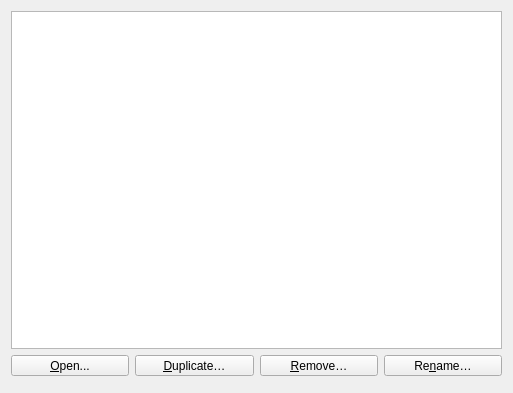
<?xml version="1.0" encoding="UTF-8"?>
<ui version="4.0">
 <class>Qgs3DViewsManagerDialog</class>
 <widget class="QDialog" name="Qgs3DViewsManagerDialog">
  <property name="geometry">
   <rect>
    <x>0</x>
    <y>0</y>
    <width>513</width>
    <height>393</height>
   </rect>
  </property>
  <property name="windowTitle">
   <string>3D Map Views Manager</string>
  </property>
  <layout class="QGridLayout" name="gridLayout_3">
   <item row="0" column="0" colspan="4">
    <widget class="QListView" name="m3DViewsListView">
     <property name="selectionMode">
      <enum>QAbstractItemView::ExtendedSelection</enum>
     </property>
     <property name="selectionBehavior">
      <enum>QAbstractItemView::SelectRows</enum>
     </property>
    </widget>
   </item>
   <item row="1" column="3">
    <widget class="QToolButton" name="mRenameButton">
     <property name="sizePolicy">
      <sizepolicy hsizetype="Preferred" vsizetype="Fixed">
       <horstretch>0</horstretch>
       <verstretch>0</verstretch>
      </sizepolicy>
     </property>
     <property name="text">
      <string>Re&amp;name…</string>
     </property>
    </widget>
   </item>
   <item row="1" column="0">
    <widget class="QToolButton" name="mOpenButton">
     <property name="sizePolicy">
      <sizepolicy hsizetype="Preferred" vsizetype="Fixed">
       <horstretch>0</horstretch>
       <verstretch>0</verstretch>
      </sizepolicy>
     </property>
     <property name="text">
      <string>&amp;Open...</string>
     </property>
    </widget>
   </item>
   <item row="1" column="2">
    <widget class="QToolButton" name="mRemoveButton">
     <property name="sizePolicy">
      <sizepolicy hsizetype="Preferred" vsizetype="Fixed">
       <horstretch>0</horstretch>
       <verstretch>0</verstretch>
      </sizepolicy>
     </property>
     <property name="text">
      <string>&amp;Remove…</string>
     </property>
    </widget>
   </item>
   <item row="1" column="1">
    <widget class="QToolButton" name="mDuplicateButton">
     <property name="sizePolicy">
      <sizepolicy hsizetype="Preferred" vsizetype="Fixed">
       <horstretch>0</horstretch>
       <verstretch>0</verstretch>
      </sizepolicy>
     </property>
     <property name="text">
      <string>&amp;Duplicate…</string>
     </property>
    </widget>
   </item>
   <item row="2" column="0" colspan="4">
    <widget class="QDialogButtonBox" name="mButtonBox">
     <property name="orientation">
      <enum>Qt::Horizontal</enum>
     </property>
     <property name="standardButtons">
      <set>QDialogButtonBox::NoButton</set>
     </property>
    </widget>
   </item>
  </layout>
 </widget>
 <resources/>
 <connections/>
</ui>
